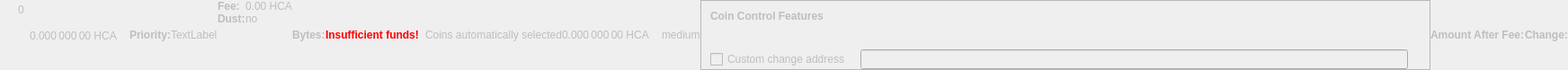
    <widget class="QWidget" name="dummyHideWidget" native="true">
     <property name="enabled">
      <bool>false</bool>
     </property>
     <property name="maximumSize">
      <size>
       <width>100</width>
       <height>22</height>
      </size>
     </property>
     <layout class="QHBoxLayout" name="dummyHideLayout">
      <property name="spacing">
       <number>0</number>
      </property>
      <property name="leftMargin">
       <number>0</number>
      </property>
      <property name="topMargin">
       <number>0</number>
      </property>
      <property name="rightMargin">
       <number>0</number>
      </property>
      <property name="bottomMargin">
       <number>0</number>
      </property>
      <item>
       <layout class="QFormLayout" name="formLayoutCoinControl1">
        <property name="horizontalSpacing">
         <number>10</number>
        </property>
        <property name="verticalSpacing">
         <number>14</number>
        </property>
        <property name="leftMargin">
         <number>10</number>
        </property>
        <property name="topMargin">
         <number>4</number>
        </property>
        <property name="rightMargin">
         <number>6</number>
        </property>
        <item row="0" column="1">
         <widget class="QLabel" name="labelCoinControlBytes">
          <property name="cursor">
           <cursorShape>IBeamCursor</cursorShape>
          </property>
          <property name="contextMenuPolicy">
           <enum>Qt::ActionsContextMenu</enum>
          </property>
          <property name="text">
           <string notr="true">0</string>
          </property>
          <property name="textInteractionFlags">
           <set>Qt::LinksAccessibleByMouse|Qt::TextSelectableByKeyboard|Qt::TextSelectableByMouse</set>
          </property>
         </widget>
        </item>
       </layout>
      </item>
      <item>
       <widget class="QLabel" name="labelCoinControlAfterFee">
        <property name="enabled">
         <bool>false</bool>
        </property>
        <property name="sizePolicy">
         <sizepolicy hsizetype="Fixed" vsizetype="Fixed">
          <horstretch>0</horstretch>
          <verstretch>0</verstretch>
         </sizepolicy>
        </property>
        <property name="minimumSize">
         <size>
          <width>111</width>
          <height>12</height>
         </size>
        </property>
        <property name="maximumSize">
         <size>
          <width>111</width>
          <height>12</height>
         </size>
        </property>
        <property name="cursor">
         <cursorShape>IBeamCursor</cursorShape>
        </property>
        <property name="contextMenuPolicy">
         <enum>Qt::ActionsContextMenu</enum>
        </property>
        <property name="text">
         <string notr="true">0.000 000 00 HCA</string>
        </property>
        <property name="textInteractionFlags">
         <set>Qt::LinksAccessibleByMouse|Qt::TextSelectableByKeyboard|Qt::TextSelectableByMouse</set>
        </property>
       </widget>
      </item>
      <item>
       <widget class="QLabel" name="labelCoinControlPriorityText">
        <property name="enabled">
         <bool>false</bool>
        </property>
        <property name="font">
         <font>
          <weight>75</weight>
          <bold>true</bold>
         </font>
        </property>
        <property name="text">
         <string>Priority:</string>
        </property>
       </widget>
      </item>
      <item>
       <layout class="QHBoxLayout" name="horizontalLayout">
        <item>
         <widget class="QLabel" name="WarningLabel">
          <property name="text">
           <string>TextLabel</string>
          </property>
         </widget>
        </item>
       </layout>
      </item>
      <item>
       <layout class="QFormLayout" name="formLayoutCoinControl3">
        <property name="horizontalSpacing">
         <number>0</number>
        </property>
        <property name="verticalSpacing">
         <number>0</number>
        </property>
        <property name="leftMargin">
         <number>0</number>
        </property>
        <property name="topMargin">
         <number>0</number>
        </property>
        <property name="rightMargin">
         <number>0</number>
        </property>
        <item row="0" column="0">
         <widget class="QLabel" name="labelCoinControlFeeText">
          <property name="enabled">
           <bool>false</bool>
          </property>
          <property name="font">
           <font>
            <weight>75</weight>
            <bold>true</bold>
           </font>
          </property>
          <property name="text">
           <string>Fee:</string>
          </property>
          <property name="margin">
           <number>0</number>
          </property>
         </widget>
        </item>
        <item row="0" column="1">
         <widget class="QLabel" name="labelCoinControlFee">
          <property name="enabled">
           <bool>false</bool>
          </property>
          <property name="cursor">
           <cursorShape>IBeamCursor</cursorShape>
          </property>
          <property name="contextMenuPolicy">
           <enum>Qt::ActionsContextMenu</enum>
          </property>
          <property name="text">
           <string notr="true">0.00 HCA</string>
          </property>
          <property name="textInteractionFlags">
           <set>Qt::LinksAccessibleByMouse|Qt::TextSelectableByKeyboard|Qt::TextSelectableByMouse</set>
          </property>
         </widget>
        </item>
        <item row="1" column="0">
         <widget class="QLabel" name="labelCoinControlLowOutputText">
          <property name="enabled">
           <bool>false</bool>
          </property>
          <property name="font">
           <font>
            <weight>75</weight>
            <bold>true</bold>
           </font>
          </property>
          <property name="text">
           <string>Dust:</string>
          </property>
         </widget>
        </item>
        <item row="1" column="1">
         <widget class="QLabel" name="labelCoinControlLowOutput">
          <property name="enabled">
           <bool>false</bool>
          </property>
          <property name="cursor">
           <cursorShape>IBeamCursor</cursorShape>
          </property>
          <property name="contextMenuPolicy">
           <enum>Qt::ActionsContextMenu</enum>
          </property>
          <property name="text">
           <string>no</string>
          </property>
          <property name="textInteractionFlags">
           <set>Qt::LinksAccessibleByMouse|Qt::TextSelectableByKeyboard|Qt::TextSelectableByMouse</set>
          </property>
         </widget>
        </item>
       </layout>
      </item>
      <item>
       <widget class="QLabel" name="labelCoinControlBytesText">
        <property name="enabled">
         <bool>false</bool>
        </property>
        <property name="font">
         <font>
          <weight>75</weight>
          <bold>true</bold>
         </font>
        </property>
        <property name="text">
         <string>Bytes:</string>
        </property>
       </widget>
      </item>
      <item>
       <layout class="QFormLayout" name="formLayoutCoinControl2">
        <property name="horizontalSpacing">
         <number>0</number>
        </property>
        <property name="verticalSpacing">
         <number>0</number>
        </property>
        <property name="leftMargin">
         <number>0</number>
        </property>
        <property name="topMargin">
         <number>0</number>
        </property>
        <property name="rightMargin">
         <number>0</number>
        </property>
       </layout>
      </item>
      <item>
       <layout class="QHBoxLayout" name="horizontalLayoutCoinControl2">
        <property name="spacing">
         <number>0</number>
        </property>
        <property name="bottomMargin">
         <number>0</number>
        </property>
       </layout>
      </item>
      <item>
       <widget class="QLabel" name="labelCoinControlInsuffFunds">
        <property name="enabled">
         <bool>false</bool>
        </property>
        <property name="minimumSize">
         <size>
          <width>0</width>
          <height>0</height>
         </size>
        </property>
        <property name="font">
         <font>
          <weight>75</weight>
          <bold>true</bold>
         </font>
        </property>
        <property name="styleSheet">
         <string notr="true">color:red;font-weight:bold;</string>
        </property>
        <property name="text">
         <string>Insufficient funds!</string>
        </property>
        <property name="margin">
         <number>5</number>
        </property>
       </widget>
      </item>
      <item>
       <layout class="QFormLayout" name="formLayoutCoinControl4">
        <property name="horizontalSpacing">
         <number>0</number>
        </property>
        <property name="verticalSpacing">
         <number>0</number>
        </property>
        <property name="leftMargin">
         <number>0</number>
        </property>
        <property name="topMargin">
         <number>0</number>
        </property>
        <property name="rightMargin">
         <number>0</number>
        </property>
       </layout>
      </item>
      <item>
       <widget class="QLabel" name="labelCoinControlChangeLabel">
        <property name="enabled">
         <bool>false</bool>
        </property>
        <property name="sizePolicy">
         <sizepolicy hsizetype="Preferred" vsizetype="Expanding">
          <horstretch>0</horstretch>
          <verstretch>0</verstretch>
         </sizepolicy>
        </property>
        <property name="minimumSize">
         <size>
          <width>0</width>
          <height>0</height>
         </size>
        </property>
        <property name="text">
         <string/>
        </property>
        <property name="margin">
         <number>3</number>
        </property>
       </widget>
      </item>
      <item>
       <widget class="QLabel" name="labelCoinControlAutomaticallySelected">
        <property name="enabled">
         <bool>false</bool>
        </property>
        <property name="sizePolicy">
         <sizepolicy hsizetype="Fixed" vsizetype="Fixed">
          <horstretch>0</horstretch>
          <verstretch>0</verstretch>
         </sizepolicy>
        </property>
        <property name="minimumSize">
         <size>
          <width>0</width>
          <height>0</height>
         </size>
        </property>
        <property name="maximumSize">
         <size>
          <width>240</width>
          <height>16777215</height>
         </size>
        </property>
        <property name="text">
         <string>Coins automatically selected</string>
        </property>
        <property name="margin">
         <number>5</number>
        </property>
       </widget>
      </item>
      <item>
       <widget class="QLabel" name="labelCoinControlChange">
        <property name="enabled">
         <bool>false</bool>
        </property>
        <property name="sizePolicy">
         <sizepolicy hsizetype="Fixed" vsizetype="Fixed">
          <horstretch>0</horstretch>
          <verstretch>0</verstretch>
         </sizepolicy>
        </property>
        <property name="minimumSize">
         <size>
          <width>111</width>
          <height>0</height>
         </size>
        </property>
        <property name="maximumSize">
         <size>
          <width>111</width>
          <height>16777215</height>
         </size>
        </property>
        <property name="cursor">
         <cursorShape>IBeamCursor</cursorShape>
        </property>
        <property name="contextMenuPolicy">
         <enum>Qt::ActionsContextMenu</enum>
        </property>
        <property name="text">
         <string notr="true">0.000 000 00 HCA</string>
        </property>
        <property name="textInteractionFlags">
         <set>Qt::LinksAccessibleByMouse|Qt::TextSelectableByKeyboard|Qt::TextSelectableByMouse</set>
        </property>
       </widget>
      </item>
      <item>
       <widget class="QLabel" name="labelCoinControlPriority">
        <property name="enabled">
         <bool>false</bool>
        </property>
        <property name="cursor">
         <cursorShape>IBeamCursor</cursorShape>
        </property>
        <property name="contextMenuPolicy">
         <enum>Qt::ActionsContextMenu</enum>
        </property>
        <property name="text">
         <string>medium</string>
        </property>
        <property name="textInteractionFlags">
         <set>Qt::LinksAccessibleByMouse|Qt::TextSelectableByKeyboard|Qt::TextSelectableByMouse</set>
        </property>
       </widget>
      </item>
      <item>
       <widget class="QFrame" name="frameCoinControl">
        <property name="sizePolicy">
         <sizepolicy hsizetype="Expanding" vsizetype="Expanding">
          <horstretch>0</horstretch>
          <verstretch>0</verstretch>
         </sizepolicy>
        </property>
        <property name="maximumSize">
         <size>
          <width>16777215</width>
          <height>16777215</height>
         </size>
        </property>
        <property name="frameShape">
         <enum>QFrame::StyledPanel</enum>
        </property>
        <property name="frameShadow">
         <enum>QFrame::Sunken</enum>
        </property>
        <layout class="QVBoxLayout" name="verticalLayoutCoinControl2_2">
         <property name="spacing">
          <number>0</number>
         </property>
         <property name="leftMargin">
          <number>0</number>
         </property>
         <property name="topMargin">
          <number>0</number>
         </property>
         <property name="rightMargin">
          <number>0</number>
         </property>
         <property name="bottomMargin">
          <number>0</number>
         </property>
         <item>
          <layout class="QVBoxLayout" name="verticalLayoutCoinControl" stretch="0,0,0,1">
           <property name="spacing">
            <number>0</number>
           </property>
           <property name="leftMargin">
            <number>10</number>
           </property>
           <property name="topMargin">
            <number>10</number>
           </property>
           <item>
            <layout class="QHBoxLayout" name="horizontalLayoutCoinControl1">
             <property name="bottomMargin">
              <number>15</number>
             </property>
             <item>
              <widget class="QLabel" name="labelCoinControlFeatures">
               <property name="enabled">
                <bool>false</bool>
               </property>
               <property name="sizePolicy">
                <sizepolicy hsizetype="Preferred" vsizetype="Maximum">
                 <horstretch>0</horstretch>
                 <verstretch>0</verstretch>
                </sizepolicy>
               </property>
               <property name="font">
                <font>
                 <weight>75</weight>
                 <bold>true</bold>
                </font>
               </property>
               <property name="styleSheet">
                <string notr="true">font-weight:bold;</string>
               </property>
               <property name="text">
                <string>Coin Control Features</string>
               </property>
              </widget>
             </item>
            </layout>
           </item>
           <item>
            <widget class="QWidget" name="widgetCoinControl" native="true">
             <property name="sizePolicy">
              <sizepolicy hsizetype="Preferred" vsizetype="Preferred">
               <horstretch>0</horstretch>
               <verstretch>0</verstretch>
              </sizepolicy>
             </property>
             <property name="minimumSize">
              <size>
               <width>0</width>
               <height>0</height>
              </size>
             </property>
             <property name="styleSheet">
              <string notr="true"/>
             </property>
             <layout class="QHBoxLayout" name="horizontalLayoutCoinControl5_2">
              <property name="leftMargin">
               <number>0</number>
              </property>
              <property name="topMargin">
               <number>0</number>
              </property>
              <property name="rightMargin">
               <number>0</number>
              </property>
              <property name="bottomMargin">
               <number>0</number>
              </property>
              <item>
               <layout class="QHBoxLayout" name="horizontalLayoutCoinControl3">
                <property name="spacing">
                 <number>20</number>
                </property>
                <property name="topMargin">
                 <number>0</number>
                </property>
                <property name="bottomMargin">
                 <number>10</number>
                </property>
               </layout>
              </item>
             </layout>
            </widget>
           </item>
           <item>
            <layout class="QHBoxLayout" name="horizontalLayoutCoinControl4" stretch="0,0,0">
             <property name="spacing">
              <number>12</number>
             </property>
             <property name="sizeConstraint">
              <enum>QLayout::SetDefaultConstraint</enum>
             </property>
             <property name="topMargin">
              <number>5</number>
             </property>
             <property name="rightMargin">
              <number>5</number>
             </property>
             <item>
              <widget class="QCheckBox" name="checkBoxCoinControlChange">
               <property name="enabled">
                <bool>false</bool>
               </property>
               <property name="toolTip">
                <string>If this is activated, but the change address is empty or invalid, change will be sent to a newly generated address.</string>
               </property>
               <property name="text">
                <string>Custom change address</string>
               </property>
              </widget>
             </item>
             <item>
              <widget class="QValidatedLineEdit" name="lineEditCoinControlChange">
               <property name="enabled">
                <bool>false</bool>
               </property>
               <property name="sizePolicy">
                <sizepolicy hsizetype="Expanding" vsizetype="Fixed">
                 <horstretch>0</horstretch>
                 <verstretch>0</verstretch>
                </sizepolicy>
               </property>
              </widget>
             </item>
             <item>
              <widget class="QLabel" name="labelCoinControlChangeLabel_2">
               <property name="sizePolicy">
                <sizepolicy hsizetype="Preferred" vsizetype="Expanding">
                 <horstretch>0</horstretch>
                 <verstretch>0</verstretch>
                </sizepolicy>
               </property>
               <property name="minimumSize">
                <size>
                 <width>0</width>
                 <height>0</height>
                </size>
               </property>
               <property name="text">
                <string/>
               </property>
               <property name="margin">
                <number>3</number>
               </property>
              </widget>
             </item>
            </layout>
           </item>
           <item>
            <spacer name="verticalSpacerCoinControl">
             <property name="orientation">
              <enum>Qt::Vertical</enum>
             </property>
             <property name="sizeHint" stdset="0">
              <size>
               <width>800</width>
               <height>1</height>
              </size>
             </property>
            </spacer>
           </item>
          </layout>
         </item>
        </layout>
       </widget>
      </item>
      <item>
       <widget class="QLabel" name="labelCoinControlAfterFeeText">
        <property name="enabled">
         <bool>false</bool>
        </property>
        <property name="minimumSize">
         <size>
          <width>0</width>
          <height>0</height>
         </size>
        </property>
        <property name="maximumSize">
         <size>
          <width>16777215</width>
          <height>16777215</height>
         </size>
        </property>
        <property name="font">
         <font>
          <weight>75</weight>
          <bold>true</bold>
         </font>
        </property>
        <property name="text">
         <string>Amount After Fee:</string>
        </property>
        <property name="alignment">
         <set>Qt::AlignLeading|Qt::AlignLeft|Qt::AlignVCenter</set>
        </property>
        <property name="margin">
         <number>0</number>
        </property>
       </widget>
      </item>
      <item>
       <widget class="QLabel" name="labelCoinControlChangeText">
        <property name="enabled">
         <bool>false</bool>
        </property>
        <property name="sizePolicy">
         <sizepolicy hsizetype="Preferred" vsizetype="Preferred">
          <horstretch>0</horstretch>
          <verstretch>0</verstretch>
         </sizepolicy>
        </property>
        <property name="minimumSize">
         <size>
          <width>0</width>
          <height>0</height>
         </size>
        </property>
        <property name="maximumSize">
         <size>
          <width>16777215</width>
          <height>16777215</height>
         </size>
        </property>
        <property name="font">
         <font>
          <weight>75</weight>
          <bold>true</bold>
         </font>
        </property>
        <property name="text">
         <string>Change:</string>
        </property>
        <property name="alignment">
         <set>Qt::AlignLeading|Qt::AlignLeft|Qt::AlignVCenter</set>
        </property>
       </widget>
      </item>
     </layout>
    </widget>
